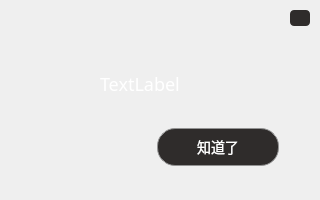
<?xml version="1.0" encoding="UTF-8"?>
<ui version="4.0">
 <class>interruptDlg</class>
 <widget class="QWidget" name="interruptDlg">
  <property name="enabled">
   <bool>true</bool>
  </property>
  <property name="geometry">
   <rect>
    <x>0</x>
    <y>0</y>
    <width>320</width>
    <height>200</height>
   </rect>
  </property>
  <property name="windowTitle">
   <string>Form</string>
  </property>
  <widget class="QPushButton" name="btnKnow">
   <property name="geometry">
    <rect>
     <x>157</x>
     <y>128</y>
     <width>122</width>
     <height>38</height>
    </rect>
   </property>
   <property name="font">
    <font>
     <family>PingFang SC</family>
     <pointsize>-1</pointsize>
     <weight>50</weight>
     <bold>false</bold>
    </font>
   </property>
   <property name="styleSheet">
    <string notr="true">width: 120px;
height: 36px;
background: #2F2C2B;
border: 1px solid #939393;
border-radius: 18px;

font-size: 14px;
font-weight: 400;
font-family: PingFang SC;
color: #FFFFFF;
line-height: 40px;
</string>
   </property>
   <property name="text">
    <string>知道了</string>
   </property>
  </widget>
  <widget class="QLabel" name="labInfo">
   <property name="geometry">
    <rect>
     <x>100</x>
     <y>70</y>
     <width>81</width>
     <height>27</height>
    </rect>
   </property>
   <property name="baseSize">
    <size>
     <width>0</width>
     <height>0</height>
    </size>
   </property>
   <property name="styleSheet">
    <string notr="true">width: 222px;
height: 18px;
font-size: 18px;
font-family: PingFang SC;
font-weight: 400;
color: #FFFFFF;
line-height: 40px;
opacity: 0.85;</string>
   </property>
   <property name="text">
    <string>TextLabel</string>
   </property>
  </widget>
  <widget class="QLabel" name="labWarnImage">
   <property name="enabled">
    <bool>true</bool>
   </property>
   <property name="geometry">
    <rect>
     <x>50</x>
     <y>70</y>
     <width>31</width>
     <height>31</height>
    </rect>
   </property>
   <property name="text">
    <string/>
   </property>
   <property name="pixmap">
    <pixmap resource="icon.qrc">:/icon/svg/warn.svg</pixmap>
   </property>
   <property name="scaledContents">
    <bool>false</bool>
   </property>
  </widget>
  <widget class="QPushButton" name="btnClose">
   <property name="geometry">
    <rect>
     <x>290</x>
     <y>10</y>
     <width>20</width>
     <height>16</height>
    </rect>
   </property>
   <property name="whatsThis">
    <string/>
   </property>
   <property name="styleSheet">
    <string notr="true">QPushButton { 
border-image: url(:/icon/icon/close_white.svg);
background-color:rgb(47,44,43);
border-radius:4px;
}

QPushButton:hover {
border-image: url(:/icon/icon/close_white.svg);

background-color:rgb(240,65,52);
border-radius:4px；
}

QPushButton:checked
{
border-image: url(:/icon/icon/close_white.svg);

background-color:rgb(215,52,53);
border-radius:4px;
}

</string>
   </property>
   <property name="text">
    <string/>
   </property>
   <property name="icon">
    <iconset resource="icon.qrc">
     <normaloff>:/icon/icon/close_white.svg</normaloff>:/icon/icon/close_white.svg</iconset>
   </property>
   <property name="autoRepeatDelay">
    <number>300</number>
   </property>
  </widget>
 </widget>
 <resources>
  <include location="icon.qrc"/>
 </resources>
 <connections/>
</ui>
